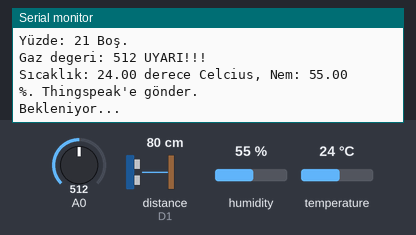
Bench run of a sketch on a simulated ESP8266 (NodeMCU). Parts: the last lines printed to the serial monitor. Wiring (inferred from the names in the program): ultrasonic range finder: trigger D0; echo D1. The test bench sets the inputs (shaded band); at power-on: distance to the obstacle (sensor on D1) 80 cm, A0 = 512, humidity 55 %, temperature 24 °C. The echo pulse lasts 58.3 µs per cm; WiFi joins after 1.5 s; servers stay silent unless stated.

Above: at 2.7 s.
2.8 s: distance to the obstacle (sensor on D1) set to 2 cm
At 6.94 s:
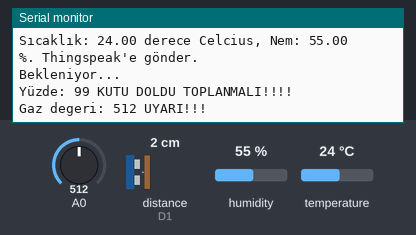
13.4 s: A0 set to 390
At 17.44 s:
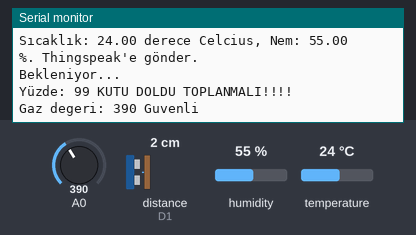
24.0 s: distance to the obstacle (sensor on D1) set to 18 cm
At 27.94 s:
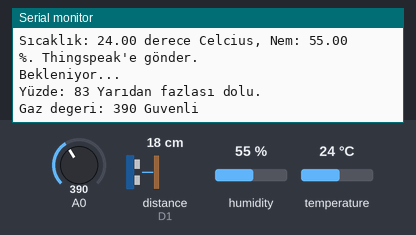
34.5 s: distance to the obstacle (sensor on D1) set to 35 cm
At 38.44 s:
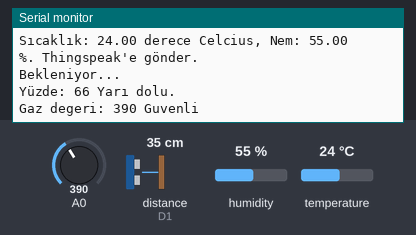
45.0 s: humidity set to 22 %
At 50.4 s:
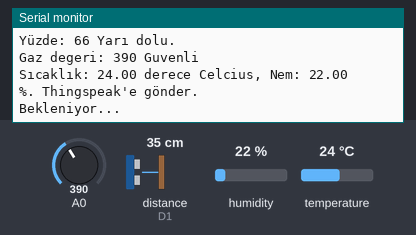
50.9 s: distance to the obstacle (sensor on D1) set to 60 cm
At 54.2 s:
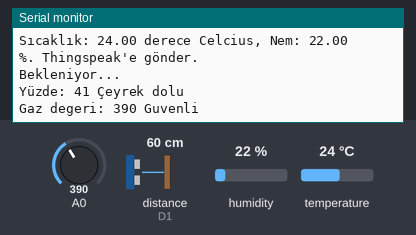

The sketch:

sketch_jan25b.ino
```cpp
#include <DHT.h>
#include <ESP8266WiFi.h>

String apiKey = "******";     //  Thingspeak API key'i

const char *ssid =  "***";     // Bağlanılan WiFi adı
const char *pass =  "***";                   // WiFi şifresi
const char* server = "api.thingspeak.com";

//Sıcaklık ve nem sensörü
  #define DHTPIN D2          //DHT sensörünün bağlandığı pin
  DHT dht(DHTPIN, DHT11);
//Sıcaklık ve nem sensörü

//ultrasonic sensör
  const int trigPin = D0;
  const int echoPin = D1;
  long duration;
  int distance;
  int fillLevel;
//ultrasonic sensör

//Gaz sensörü
  int deger;
//Gaz sensörü

WiFiClient client;

void setup() {

  Serial.begin(115200);
  delay(10);
  dht.begin();

//ultrasonic sensör
  pinMode(trigPin, OUTPUT); // trigPin'i veri çıkışı olarak tanımlıyor
  pinMode(echoPin, INPUT); // echoPin'i veri girişi olarak tanımlıyor
  Serial.begin(9600); // seri haberleşmeyi başlatıyor
//ultrasonic sensör

  Serial.println("Şu ağa bağlanıyor: ");
  Serial.println(ssid);

  WiFi.begin(ssid, pass);

  while (WiFi.status() != WL_CONNECTED) {
    delay(500);
    Serial.print(".");
  }
  Serial.println("");
  Serial.println("WiFi bağlandı..");

}

void loop() {

//ultrasonic sensör
  // trigPin'i temizle
  digitalWrite(trigPin, LOW);
  delayMicroseconds(2);

  // trigPin'i 10 microsaniyeliğine HIGH seviyesine çıkar.
  digitalWrite(trigPin, HIGH);
  delayMicroseconds(10);
  digitalWrite(trigPin, LOW);


  // echoPin'den değerleri okur
  duration = pulseIn(echoPin, HIGH);

  // Mesafe hesaplanıyor
  distance = duration * 0.034 / 2;

  // Doluluk hesaplanıyor
  fillLevel = 0;
  if (distance < 100) {
    fillLevel = abs(100 - distance);
  }

  //Serial monitör'de doluluk oranını yazar.
  Serial.print("Yüzde: ");
  Serial.print(fillLevel);

  if(fillLevel > 90 ){
    Serial.println(" KUTU DOLDU TOPLANMALI!!!!");
  }
  else if(fillLevel > 75){
    Serial.println(" Yarıdan fazlası dolu.");
  }
  else if(fillLevel > 50){
    Serial.println(" Yarı dolu.");
  }
  else if(fillLevel > 25){
    Serial.println(" Çeyrek dolu");
  }
  else{
    Serial.println(" Boş.");
  }
//ultrasonik sensör


//gaz sensörü
  deger = analogRead(A0);

  Serial.print("Gaz degeri: ");
  Serial.print(deger);

  if ( deger < 400) {
    Serial.println(" Guvenli");
  }
  else {
    Serial.println(" UYARI!!!");
  }
//gaz sensörü

//Sıcaklık ve nem sensörü
  float h = dht.readHumidity();
  float t = dht.readTemperature();

  if (isnan(h) || isnan(t)) {
    Serial.println("DHT sensöründen veri okuma başarısız!");
    return;
  }
//Sıcaklık ve nem sensörü

  if (client.connect(server, 80)) {

    String postStr = apiKey;
    postStr += "&field1=";
    postStr += String(fillLevel);
    postStr += "&field2=";
    postStr += String(t);
    postStr += "&field3=";
    postStr += String(h);
    postStr += "&field4=";
    postStr += String(deger);
    postStr += "\r\n\r\n";

    client.print("POST /update HTTP/1.1\n");
    client.print("Host: api.thingspeak.com\n");
    client.print("Bağlantı: kapalı\n");
    client.print("X-THINGSPEAKAPIKEY: " + apiKey + "\n");
    client.print("İçerik Tipi: application/x-www-form-urlencoded\n");
    client.print("İçerik Uzunluğu: ");
    client.print(postStr.length());
    client.print("\n\n");
    client.print(postStr);

    Serial.print("Sıcaklık: ");
    Serial.print(t);
    Serial.print(" derece Celcius, Nem: ");
    Serial.println(h);
    Serial.println("%. Thingspeak'e gönder.");
    Serial.println();
  }
  client.stop();

  Serial.println("Bekleniyor...");

  // thingspeak verileri 15 saniyede bir günceller...

  delay(5000);
}
```

Measured:
- after the input at 2.8 s, the serial monitor: prints a new line after 4.0 s (image 1)
- after the input at 13.4 s, the serial monitor: prints a new line after 3.9 s (image 2)
- after the input at 24.0 s, the serial monitor: prints a new line after 3.8 s (image 3)
- after the input at 34.5 s, the serial monitor: prints a new line after 3.8 s (image 4)
- after the input at 45.0 s, the serial monitor: prints a new line after 4.0 s (image 5)
- after the input at 50.9 s, the serial monitor: prints a new line after 3.1 s (image 6)
